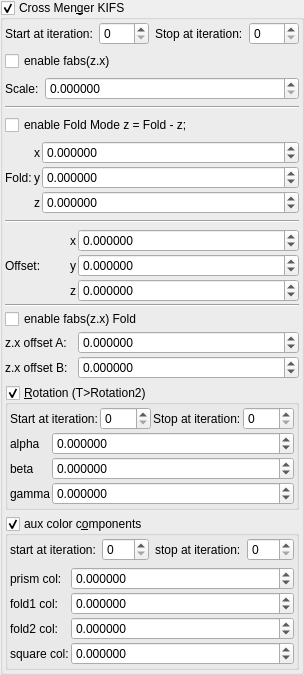
    <widget class="MyGroupBox" name="groupCheck_transf_function_enabled">
     <property name="title">
      <string>Cross Men&amp;ger KIFS</string>
     </property>
     <property name="checkable">
      <bool>true</bool>
     </property>
     <layout class="QVBoxLayout" name="verticalLayout_3">
      <property name="leftMargin">
       <number>2</number>
      </property>
      <property name="topMargin">
       <number>2</number>
      </property>
      <property name="rightMargin">
       <number>2</number>
      </property>
      <property name="bottomMargin">
       <number>2</number>
      </property>
      <item>
       <layout class="QGridLayout" name="gridLayout_2">
        <item row="0" column="2">
         <widget class="QLabel" name="label_49">
          <property name="text">
           <string>Stop at iteration:</string>
          </property>
         </widget>
        </item>
        <item row="0" column="1">
         <widget class="MySpinBox" name="spinboxInt_transf_start_iterations_A">
          <property name="sizePolicy">
           <sizepolicy hsizetype="Minimum" vsizetype="Maximum">
            <horstretch>0</horstretch>
            <verstretch>0</verstretch>
           </sizepolicy>
          </property>
          <property name="minimum">
           <number>0</number>
          </property>
          <property name="maximum">
           <number>999</number>
          </property>
          <property name="value">
           <number>0</number>
          </property>
         </widget>
        </item>
        <item row="0" column="3">
         <widget class="MySpinBox" name="spinboxInt_transf_stop_iterations_A">
          <property name="sizePolicy">
           <sizepolicy hsizetype="Preferred" vsizetype="Maximum">
            <horstretch>0</horstretch>
            <verstretch>0</verstretch>
           </sizepolicy>
          </property>
          <property name="maximum">
           <number>999</number>
          </property>
         </widget>
        </item>
        <item row="0" column="0">
         <widget class="QLabel" name="label_67">
          <property name="text">
           <string>Start at iteration:</string>
          </property>
         </widget>
        </item>
       </layout>
      </item>
      <item>
       <widget class="MyCheckBox" name="checkBox_transf_function_enabledz_false">
        <property name="text">
         <string>enable fabs(z.x)</string>
        </property>
       </widget>
      </item>
      <item>
       <layout class="QGridLayout" name="gridLayout_15" columnstretch="0,0,1">
        <item row="0" column="2">
         <widget class="MyDoubleSpinBox" name="spinbox_transf_scale_3">
          <property name="sizePolicy">
           <sizepolicy hsizetype="Minimum" vsizetype="Maximum">
            <horstretch>0</horstretch>
            <verstretch>0</verstretch>
           </sizepolicy>
          </property>
          <property name="prefix">
           <string/>
          </property>
          <property name="suffix">
           <string/>
          </property>
          <property name="decimals">
           <number>6</number>
          </property>
          <property name="minimum">
           <double>0.000000000000000</double>
          </property>
          <property name="maximum">
           <double>99.000000000000000</double>
          </property>
          <property name="singleStep">
           <double>0.100000000000000</double>
          </property>
         </widget>
        </item>
        <item row="0" column="1">
         <widget class="QLabel" name="label_107">
          <property name="text">
           <string>Scale:</string>
          </property>
         </widget>
        </item>
       </layout>
      </item>
      <item>
       <widget class="Line" name="line_21">
        <property name="orientation">
         <enum>Qt::Horizontal</enum>
        </property>
       </widget>
      </item>
      <item>
       <widget class="MyCheckBox" name="checkBox_transf_function_enabledx_false">
        <property name="text">
         <string>enable Fold Mode z = Fold - z;</string>
        </property>
       </widget>
      </item>
      <item>
       <layout class="QGridLayout" name="gridLayout_36" columnstretch="0,0,1">
        <property name="spacing">
         <number>2</number>
        </property>
        <item row="3" column="0">
         <widget class="QLabel" name="label_126">
          <property name="text">
           <string>Fold:</string>
          </property>
         </widget>
        </item>
        <item row="3" column="2">
         <widget class="MyDoubleSpinBox" name="spinbox3_transf_offset_222_y">
          <property name="sizePolicy">
           <sizepolicy hsizetype="Minimum" vsizetype="Maximum">
            <horstretch>0</horstretch>
            <verstretch>0</verstretch>
           </sizepolicy>
          </property>
          <property name="prefix">
           <string/>
          </property>
          <property name="suffix">
           <string/>
          </property>
          <property name="decimals">
           <number>6</number>
          </property>
          <property name="minimum">
           <double>-99.989999999999995</double>
          </property>
          <property name="maximum">
           <double>99.989999999999995</double>
          </property>
          <property name="singleStep">
           <double>0.100000000000000</double>
          </property>
         </widget>
        </item>
        <item row="2" column="2">
         <widget class="MyDoubleSpinBox" name="spinbox3_transf_offset_222_x">
          <property name="sizePolicy">
           <sizepolicy hsizetype="Minimum" vsizetype="Maximum">
            <horstretch>0</horstretch>
            <verstretch>0</verstretch>
           </sizepolicy>
          </property>
          <property name="prefix">
           <string/>
          </property>
          <property name="suffix">
           <string/>
          </property>
          <property name="decimals">
           <number>6</number>
          </property>
          <property name="minimum">
           <double>-99.989999999999995</double>
          </property>
          <property name="maximum">
           <double>99.989999999999995</double>
          </property>
          <property name="singleStep">
           <double>0.100000000000000</double>
          </property>
         </widget>
        </item>
        <item row="2" column="1">
         <widget class="QLabel" name="label_123">
          <property name="text">
           <string notr="true">x</string>
          </property>
         </widget>
        </item>
        <item row="3" column="1">
         <widget class="QLabel" name="label_124">
          <property name="text">
           <string notr="true">y</string>
          </property>
         </widget>
        </item>
        <item row="4" column="1">
         <widget class="QLabel" name="label_125">
          <property name="text">
           <string notr="true">z</string>
          </property>
         </widget>
        </item>
        <item row="4" column="2">
         <widget class="MyDoubleSpinBox" name="spinbox3_transf_offset_222_z">
          <property name="sizePolicy">
           <sizepolicy hsizetype="Minimum" vsizetype="Maximum">
            <horstretch>0</horstretch>
            <verstretch>0</verstretch>
           </sizepolicy>
          </property>
          <property name="prefix">
           <string/>
          </property>
          <property name="suffix">
           <string/>
          </property>
          <property name="decimals">
           <number>6</number>
          </property>
          <property name="minimum">
           <double>-99.989999999999995</double>
          </property>
          <property name="maximum">
           <double>99.989999999999995</double>
          </property>
          <property name="singleStep">
           <double>0.100000000000000</double>
          </property>
         </widget>
        </item>
       </layout>
      </item>
      <item>
       <widget class="Line" name="line_26">
        <property name="orientation">
         <enum>Qt::Horizontal</enum>
        </property>
       </widget>
      </item>
      <item>
       <layout class="QGridLayout" name="gridLayout_37" columnstretch="0,0,1">
        <property name="spacing">
         <number>2</number>
        </property>
        <item row="7" column="2">
         <widget class="MyDoubleSpinBox" name="spinbox_transf_offset_0">
          <property name="sizePolicy">
           <sizepolicy hsizetype="Minimum" vsizetype="Maximum">
            <horstretch>0</horstretch>
            <verstretch>0</verstretch>
           </sizepolicy>
          </property>
          <property name="prefix">
           <string/>
          </property>
          <property name="suffix">
           <string/>
          </property>
          <property name="decimals">
           <number>6</number>
          </property>
          <property name="minimum">
           <double>-99.000000000000000</double>
          </property>
          <property name="maximum">
           <double>99.000000000000000</double>
          </property>
          <property name="singleStep">
           <double>0.100000000000000</double>
          </property>
         </widget>
        </item>
        <item row="6" column="2">
         <widget class="MyDoubleSpinBox" name="spinbox_transf_offset">
          <property name="sizePolicy">
           <sizepolicy hsizetype="Minimum" vsizetype="Maximum">
            <horstretch>0</horstretch>
            <verstretch>0</verstretch>
           </sizepolicy>
          </property>
          <property name="prefix">
           <string/>
          </property>
          <property name="suffix">
           <string/>
          </property>
          <property name="decimals">
           <number>6</number>
          </property>
          <property name="minimum">
           <double>-99.000000000000000</double>
          </property>
          <property name="maximum">
           <double>99.000000000000000</double>
          </property>
          <property name="singleStep">
           <double>0.100000000000000</double>
          </property>
         </widget>
        </item>
        <item row="2" column="2">
         <widget class="MyDoubleSpinBox" name="spinbox3_transf_offset_000_y">
          <property name="sizePolicy">
           <sizepolicy hsizetype="Minimum" vsizetype="Maximum">
            <horstretch>0</horstretch>
            <verstretch>0</verstretch>
           </sizepolicy>
          </property>
          <property name="prefix">
           <string/>
          </property>
          <property name="suffix">
           <string/>
          </property>
          <property name="decimals">
           <number>6</number>
          </property>
          <property name="minimum">
           <double>-99.989999999999995</double>
          </property>
          <property name="maximum">
           <double>99.989999999999995</double>
          </property>
          <property name="singleStep">
           <double>0.100000000000000</double>
          </property>
         </widget>
        </item>
        <item row="3" column="2">
         <widget class="MyDoubleSpinBox" name="spinbox3_transf_offset_000_z">
          <property name="sizePolicy">
           <sizepolicy hsizetype="Minimum" vsizetype="Maximum">
            <horstretch>0</horstretch>
            <verstretch>0</verstretch>
           </sizepolicy>
          </property>
          <property name="prefix">
           <string/>
          </property>
          <property name="suffix">
           <string/>
          </property>
          <property name="decimals">
           <number>6</number>
          </property>
          <property name="minimum">
           <double>-99.989999999999995</double>
          </property>
          <property name="maximum">
           <double>99.989999999999995</double>
          </property>
          <property name="singleStep">
           <double>0.100000000000000</double>
          </property>
         </widget>
        </item>
        <item row="2" column="0">
         <widget class="QLabel" name="label_257">
          <property name="text">
           <string>Offset:</string>
          </property>
         </widget>
        </item>
        <item row="1" column="2">
         <widget class="MyDoubleSpinBox" name="spinbox3_transf_offset_000_x">
          <property name="sizePolicy">
           <sizepolicy hsizetype="Minimum" vsizetype="Maximum">
            <horstretch>0</horstretch>
            <verstretch>0</verstretch>
           </sizepolicy>
          </property>
          <property name="prefix">
           <string/>
          </property>
          <property name="suffix">
           <string/>
          </property>
          <property name="decimals">
           <number>6</number>
          </property>
          <property name="minimum">
           <double>-99.989999999999995</double>
          </property>
          <property name="maximum">
           <double>99.989999999999995</double>
          </property>
          <property name="singleStep">
           <double>0.100000000000000</double>
          </property>
         </widget>
        </item>
        <item row="7" column="0">
         <widget class="QLabel" name="label_110">
          <property name="text">
           <string>z.x offset B:</string>
          </property>
         </widget>
        </item>
        <item row="1" column="1">
         <widget class="QLabel" name="label_127">
          <property name="text">
           <string notr="true">x</string>
          </property>
         </widget>
        </item>
        <item row="2" column="1">
         <widget class="QLabel" name="label_128">
          <property name="text">
           <string notr="true">y</string>
          </property>
         </widget>
        </item>
        <item row="3" column="1">
         <widget class="QLabel" name="label_132">
          <property name="text">
           <string notr="true">z</string>
          </property>
         </widget>
        </item>
        <item row="6" column="0">
         <widget class="QLabel" name="label_108">
          <property name="text">
           <string>z.x offset A:</string>
          </property>
         </widget>
        </item>
        <item row="5" column="0" colspan="3">
         <widget class="MyCheckBox" name="checkBox_transf_function_enabledP_false">
          <property name="text">
           <string>enable fabs(z.x) Fold</string>
          </property>
         </widget>
        </item>
        <item row="4" column="0" colspan="3">
         <widget class="Line" name="line_8">
          <property name="orientation">
           <enum>Qt::Horizontal</enum>
          </property>
         </widget>
        </item>
       </layout>
      </item>
      <item>
       <widget class="MyGroupBox" name="groupCheck_transf_function_enabledR_false">
        <property name="title">
         <string>&amp;Rotation (T&gt;Rotation2)</string>
        </property>
        <property name="checkable">
         <bool>true</bool>
        </property>
        <layout class="QVBoxLayout" name="verticalLayout_9" stretch="0,0">
         <property name="spacing">
          <number>2</number>
         </property>
         <property name="leftMargin">
          <number>2</number>
         </property>
         <property name="topMargin">
          <number>2</number>
         </property>
         <property name="rightMargin">
          <number>2</number>
         </property>
         <property name="bottomMargin">
          <number>2</number>
         </property>
         <item>
          <layout class="QGridLayout" name="gridLayout_62">
           <property name="spacing">
            <number>2</number>
           </property>
           <item row="1" column="0">
            <widget class="QLabel" name="label_246">
             <property name="text">
              <string>Start at iteration:</string>
             </property>
            </widget>
           </item>
           <item row="1" column="2">
            <widget class="QLabel" name="label_247">
             <property name="text">
              <string>Stop at iteration:</string>
             </property>
            </widget>
           </item>
           <item row="1" column="3">
            <widget class="MySpinBox" name="spinboxInt_transf_stop_iterations_R">
             <property name="sizePolicy">
              <sizepolicy hsizetype="Minimum" vsizetype="Maximum">
               <horstretch>0</horstretch>
               <verstretch>0</verstretch>
              </sizepolicy>
             </property>
             <property name="maximum">
              <number>999</number>
             </property>
            </widget>
           </item>
           <item row="1" column="1">
            <widget class="MySpinBox" name="spinboxInt_transf_start_iterations_R">
             <property name="sizePolicy">
              <sizepolicy hsizetype="Minimum" vsizetype="Maximum">
               <horstretch>0</horstretch>
               <verstretch>0</verstretch>
              </sizepolicy>
             </property>
             <property name="maximum">
              <number>999</number>
             </property>
            </widget>
           </item>
          </layout>
         </item>
         <item>
          <layout class="QGridLayout" name="gridLayout_11" columnstretch="0,1">
           <property name="spacing">
            <number>2</number>
           </property>
           <item row="2" column="1">
            <widget class="MyDoubleSpinBox" name="spinboxd3_transf_rotation2_y">
             <property name="sizePolicy">
              <sizepolicy hsizetype="Minimum" vsizetype="Maximum">
               <horstretch>0</horstretch>
               <verstretch>0</verstretch>
              </sizepolicy>
             </property>
             <property name="prefix">
              <string/>
             </property>
             <property name="suffix">
              <string/>
             </property>
             <property name="decimals">
              <number>6</number>
             </property>
             <property name="minimum">
              <double>-36000.000000000000000</double>
             </property>
             <property name="maximum">
              <double>36000.000000000000000</double>
             </property>
             <property name="singleStep">
              <double>1.000000000000000</double>
             </property>
            </widget>
           </item>
           <item row="1" column="0">
            <widget class="QLabel" name="label_38">
             <property name="text">
              <string notr="true">alpha</string>
             </property>
            </widget>
           </item>
           <item row="3" column="1">
            <widget class="MyDoubleSpinBox" name="spinboxd3_transf_rotation2_z">
             <property name="sizePolicy">
              <sizepolicy hsizetype="Minimum" vsizetype="Maximum">
               <horstretch>0</horstretch>
               <verstretch>0</verstretch>
              </sizepolicy>
             </property>
             <property name="prefix">
              <string/>
             </property>
             <property name="suffix">
              <string/>
             </property>
             <property name="decimals">
              <number>6</number>
             </property>
             <property name="minimum">
              <double>-36000.000000000000000</double>
             </property>
             <property name="maximum">
              <double>36000.000000000000000</double>
             </property>
             <property name="singleStep">
              <double>1.000000000000000</double>
             </property>
            </widget>
           </item>
           <item row="3" column="0">
            <widget class="QLabel" name="label_39">
             <property name="text">
              <string notr="true">gamma</string>
             </property>
            </widget>
           </item>
           <item row="1" column="1">
            <widget class="MyDoubleSpinBox" name="spinboxd3_transf_rotation2_x">
             <property name="sizePolicy">
              <sizepolicy hsizetype="Minimum" vsizetype="Maximum">
               <horstretch>0</horstretch>
               <verstretch>0</verstretch>
              </sizepolicy>
             </property>
             <property name="prefix">
              <string/>
             </property>
             <property name="suffix">
              <string/>
             </property>
             <property name="decimals">
              <number>6</number>
             </property>
             <property name="minimum">
              <double>-36000.000000000000000</double>
             </property>
             <property name="maximum">
              <double>36000.000000000000000</double>
             </property>
             <property name="singleStep">
              <double>1.000000000000000</double>
             </property>
            </widget>
           </item>
           <item row="2" column="0">
            <widget class="QLabel" name="label_37">
             <property name="text">
              <string notr="true">beta</string>
             </property>
            </widget>
           </item>
          </layout>
         </item>
        </layout>
       </widget>
      </item>
      <item>
       <widget class="MyGroupBox" name="groupCheck_fold_color_aux_color_enabled_false">
        <property name="title">
         <string>aux color c&amp;omponents</string>
        </property>
        <property name="checkable">
         <bool>true</bool>
        </property>
        <layout class="QVBoxLayout" name="verticalLayout_11">
         <property name="leftMargin">
          <number>2</number>
         </property>
         <property name="topMargin">
          <number>2</number>
         </property>
         <property name="rightMargin">
          <number>2</number>
         </property>
         <property name="bottomMargin">
          <number>2</number>
         </property>
         <item>
          <layout class="QHBoxLayout" name="horizontalLayout_26" stretch="0,1,0,1">
           <item>
            <widget class="QLabel" name="label_113">
             <property name="text">
              <string>start at iteration:</string>
             </property>
            </widget>
           </item>
           <item>
            <widget class="MySpinBox" name="spinboxInt_fold_color_start_iterations_A">
             <property name="sizePolicy">
              <sizepolicy hsizetype="Minimum" vsizetype="Maximum">
               <horstretch>0</horstretch>
               <verstretch>0</verstretch>
              </sizepolicy>
             </property>
             <property name="minimum">
              <number>0</number>
             </property>
             <property name="maximum">
              <number>999</number>
             </property>
             <property name="value">
              <number>0</number>
             </property>
            </widget>
           </item>
           <item>
            <widget class="QLabel" name="label_79">
             <property name="text">
              <string>stop at iteration:</string>
             </property>
            </widget>
           </item>
           <item>
            <widget class="MySpinBox" name="spinboxInt_fold_color_stop_iterations_A">
             <property name="sizePolicy">
              <sizepolicy hsizetype="Preferred" vsizetype="Maximum">
               <horstretch>0</horstretch>
               <verstretch>0</verstretch>
              </sizepolicy>
             </property>
             <property name="maximum">
              <number>999</number>
             </property>
            </widget>
           </item>
          </layout>
         </item>
         <item>
          <layout class="QGridLayout" name="gridLayout_7" columnstretch="0,1">
           <property name="spacing">
            <number>2</number>
           </property>
           <item row="3" column="1">
            <widget class="MyDoubleSpinBox" name="spinbox4_fold_color_difs_0000_w">
             <property name="sizePolicy">
              <sizepolicy hsizetype="Minimum" vsizetype="Maximum">
               <horstretch>0</horstretch>
               <verstretch>0</verstretch>
              </sizepolicy>
             </property>
             <property name="prefix">
              <string/>
             </property>
             <property name="suffix">
              <string/>
             </property>
             <property name="decimals">
              <number>6</number>
             </property>
             <property name="minimum">
              <double>-100.000000000000000</double>
             </property>
             <property name="maximum">
              <double>100.000000000000000</double>
             </property>
             <property name="singleStep">
              <double>0.100000000000000</double>
             </property>
            </widget>
           </item>
           <item row="0" column="0">
            <widget class="QLabel" name="label_285">
             <property name="text">
              <string>prism col:</string>
             </property>
            </widget>
           </item>
           <item row="1" column="1">
            <widget class="MyDoubleSpinBox" name="spinbox4_fold_color_difs_0000_y">
             <property name="sizePolicy">
              <sizepolicy hsizetype="Minimum" vsizetype="Maximum">
               <horstretch>0</horstretch>
               <verstretch>0</verstretch>
              </sizepolicy>
             </property>
             <property name="prefix">
              <string/>
             </property>
             <property name="suffix">
              <string/>
             </property>
             <property name="decimals">
              <number>6</number>
             </property>
             <property name="minimum">
              <double>-100.000000000000000</double>
             </property>
             <property name="maximum">
              <double>100.000000000000000</double>
             </property>
             <property name="singleStep">
              <double>0.100000000000000</double>
             </property>
            </widget>
           </item>
           <item row="0" column="1">
            <widget class="MyDoubleSpinBox" name="spinbox4_fold_color_difs_0000_x">
             <property name="sizePolicy">
              <sizepolicy hsizetype="Minimum" vsizetype="Maximum">
               <horstretch>0</horstretch>
               <verstretch>0</verstretch>
              </sizepolicy>
             </property>
             <property name="prefix">
              <string/>
             </property>
             <property name="suffix">
              <string/>
             </property>
             <property name="decimals">
              <number>6</number>
             </property>
             <property name="minimum">
              <double>-100.000000000000000</double>
             </property>
             <property name="maximum">
              <double>100.000000000000000</double>
             </property>
             <property name="singleStep">
              <double>0.100000000000000</double>
             </property>
            </widget>
           </item>
           <item row="2" column="0">
            <widget class="QLabel" name="label_289">
             <property name="text">
              <string>fold2 col:</string>
             </property>
            </widget>
           </item>
           <item row="1" column="0">
            <widget class="QLabel" name="label_180">
             <property name="text">
              <string>fold1 col:</string>
             </property>
            </widget>
           </item>
           <item row="2" column="1">
            <widget class="MyDoubleSpinBox" name="spinbox4_fold_color_difs_0000_z">
             <property name="sizePolicy">
              <sizepolicy hsizetype="Minimum" vsizetype="Maximum">
               <horstretch>0</horstretch>
               <verstretch>0</verstretch>
              </sizepolicy>
             </property>
             <property name="prefix">
              <string/>
             </property>
             <property name="suffix">
              <string/>
             </property>
             <property name="decimals">
              <number>6</number>
             </property>
             <property name="minimum">
              <double>-100.000000000000000</double>
             </property>
             <property name="maximum">
              <double>100.000000000000000</double>
             </property>
             <property name="singleStep">
              <double>0.100000000000000</double>
             </property>
            </widget>
           </item>
           <item row="3" column="0">
            <widget class="QLabel" name="label_290">
             <property name="text">
              <string>square col:</string>
             </property>
            </widget>
           </item>
          </layout>
         </item>
        </layout>
       </widget>
      </item>
     </layout>
    </widget>
